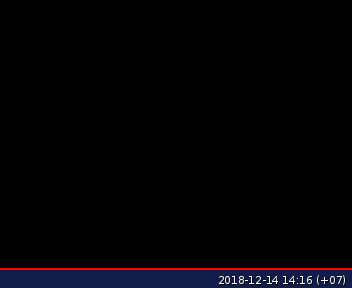
#> input picture image.jpg, 352 x 288 px, given in place of the camera
$ python tyu.py   (older library calls are emulated)
#> lines starting #> are read from the running program, lines starting #| are printed output that depends on the picture; after the words box and inside, x2 and y2 are one past the last pixel; in counts of white or black regions, pixels touching at a corner belong together
#import the necessary packages
from __future__ import print_function
from imutils.video import VideoStream
import argparse
import imutils
import time
import cv2
import RPi.GPIO as GPIO

# initialize GPIO
redLed = 21
GPIO.setmode(GPIO.BCM)
GPIO.setwarnings(False)
GPIO.setup(redLed, GPIO.OUT)

# construct the argument parse and parse the arguments
ap = argparse.ArgumentParser()
ap.add_argument("-p", "--picamera", type=int, default=-1,
	help="whether or not the Raspberry Pi camera should be used")
args = vars(ap.parse_args())

# initialize the video stream and allow the camera sensor to warmup
print("[INFO] waiting for camera to warmup...")
vs = VideoStream(0).start()

#vs = VideoStream(usePiCamera=args["picamera"] > 0).start()
#vs = cv2.VideoCapture(0)
time.sleep(2.0)

# define the lower and upper boundaries of the object
# to be detected in the HSV color space
colorLower = (110, 50, 50)
colorUpper = (130, 255, 255)

# Start with LED off
print("\n Starting..... ==> Press 'q' to quit Program \n")
GPIO.output(redLed, GPIO.LOW)
ledOn = False

# loop over the frames from the video stream
while True:
	# grab the next frame from the video stream, Invert 180o, resize the
	# frame, and convert it to the HSV color space
	frame = vs.read()
#> frame is the input picture: shape (288, 352, 3); mean B, G, R 4.9, 2.3, 3.4
	frame = imutils.resize(frame, width=500)
#> frame: shape (409, 500, 3)
	frame = imutils.rotate(frame, angle=180)
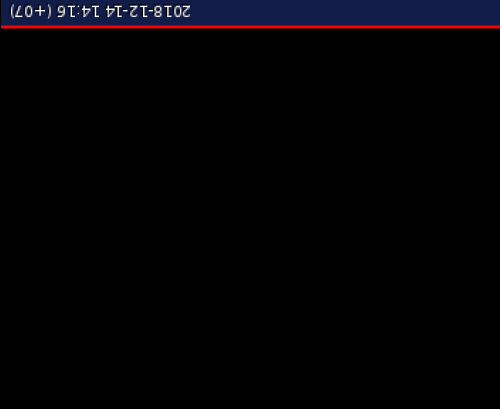
#> frame: shape (409, 500, 3); mean B, G, R 4.9, 2.3, 3.4
	hsv = cv2.cvtColor(frame, cv2.COLOR_BGR2HSV)
#> hsv: shape (409, 500, 3); mean H, S, V 7.2, 13.5, 6.5

	# construct a mask for the obect color, then perform
	# a series of dilations and erosions to remove any small
	# blobs left in the mask
	mask = cv2.inRange(hsv, colorLower, colorUpper)
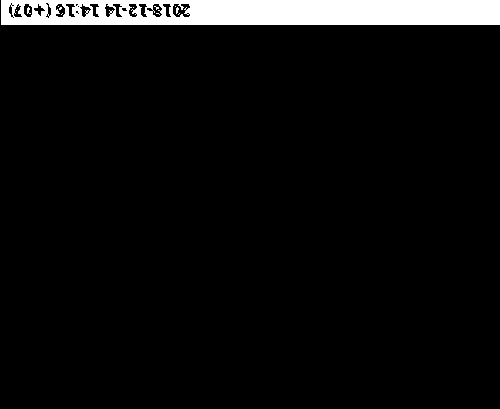
#> mask: shape (409, 500); 5.6% white; 12 white regions (11 under 20 px), largest, box (x1, y1, x2, y2) and area: (1, 0, 500, 25) 11376
	mask = cv2.erode(mask, None, iterations=2)
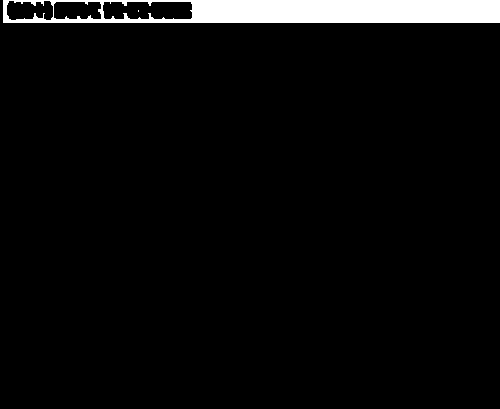
#> mask: shape (409, 500); 4.2% white; 2 white regions (1 under 20 px), largest, box (x1, y1, x2, y2) and area: (3, 0, 500, 23) 8559
	mask = cv2.dilate(mask, None, iterations=2)
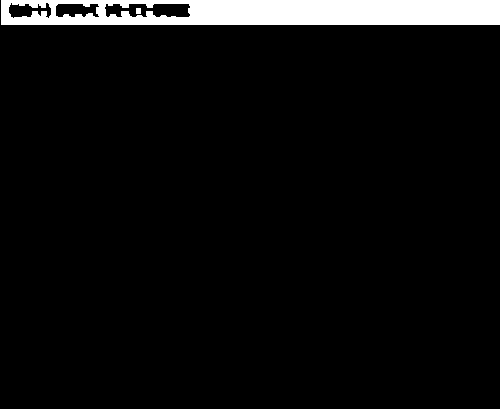
#> mask: shape (409, 500); 5.3% white; 2 white regions

	# find contours in the mask and initialize the current
	# (x, y) center of the object
	cnts = cv2.findContours(mask.copy(), cv2.RETR_EXTERNAL,
		cv2.CHAIN_APPROX_SIMPLE)
#> cnts = 1 contour; box (x1, y1, x2, y2) and area: (1, 0, 500, 25) 11952
	cnts = cnts[0] if imutils.is_cv2() else cnts[1]
#> cnts = [[[1, 0], [1, 24], [499, 24], [499, 0]]]
	center = None

	# only proceed if at least one contour was found
	if len(cnts) > 0:
		# find the largest contour in the mask, then use
		# it to compute the minimum enclosing circle and
		# centroid
		c = max(cnts, key=cv2.contourArea)
#> c = [[1, 0], [1, 24], [499, 24], [499, 0]]
		((x, y), radius) = cv2.minEnclosingCircle(c)
#> x = 250; y = 12; radius = 249.3
		M = cv2.moments(c)
#> M = moments, m00 11952, centre m10/m00, m01/m00 = (250, 12)
		center = (int(M["m10"] / M["m00"]), int(M["m01"] / M["m00"]))
#> center = (250, 12)

		# only proceed if the radius meets a minimum size
		if radius > 10:
			# draw the circle and centroid on the frame,
			# then update the list of tracked points
			cv2.circle(frame, (int(x), int(y)), int(radius),
				(0, 255, 255), 2)
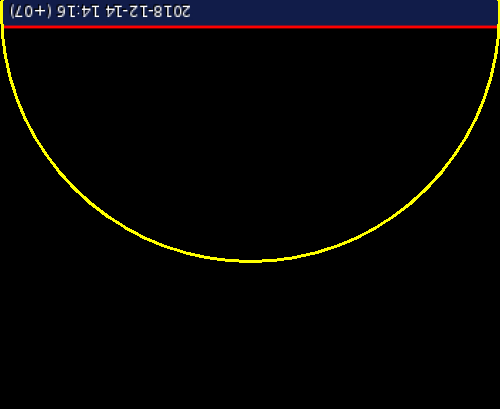
#> frame: shape (409, 500, 3); 1.18% of pixels changed, all inside (x1, y1, x2, y2) = (0, 0, 500, 263)
			cv2.circle(frame, center, 5, (0, 0, 255), -1)
#> frame: shape (409, 500, 3); 0.04% of pixels changed, all inside (x1, y1, x2, y2) = (245, 7, 256, 18)

			# if the led is not already on, turn the LED on
			if not ledOn:
				GPIO.output(redLed, GPIO.HIGH)
				ledOn = True

	# if the object is not detected, turn the LED off
	elif ledOn:
		GPIO.output(redLed, GPIO.LOW)
		ledOn = False

	# show the frame to our screen
	cv2.imshow("Frame", frame)
	key = cv2.waitKey(1) & 0xFF
#> (key q is pressed here)

	# if the 'q' key is pressed, stop the loop
	if key == ord("q"):
		break

# do a bit of cleanup
print("\n Exiting Program and cleanup stuff \n")
GPIO.cleanup()
cv2.destroyAllWindows()
vs.stop()
